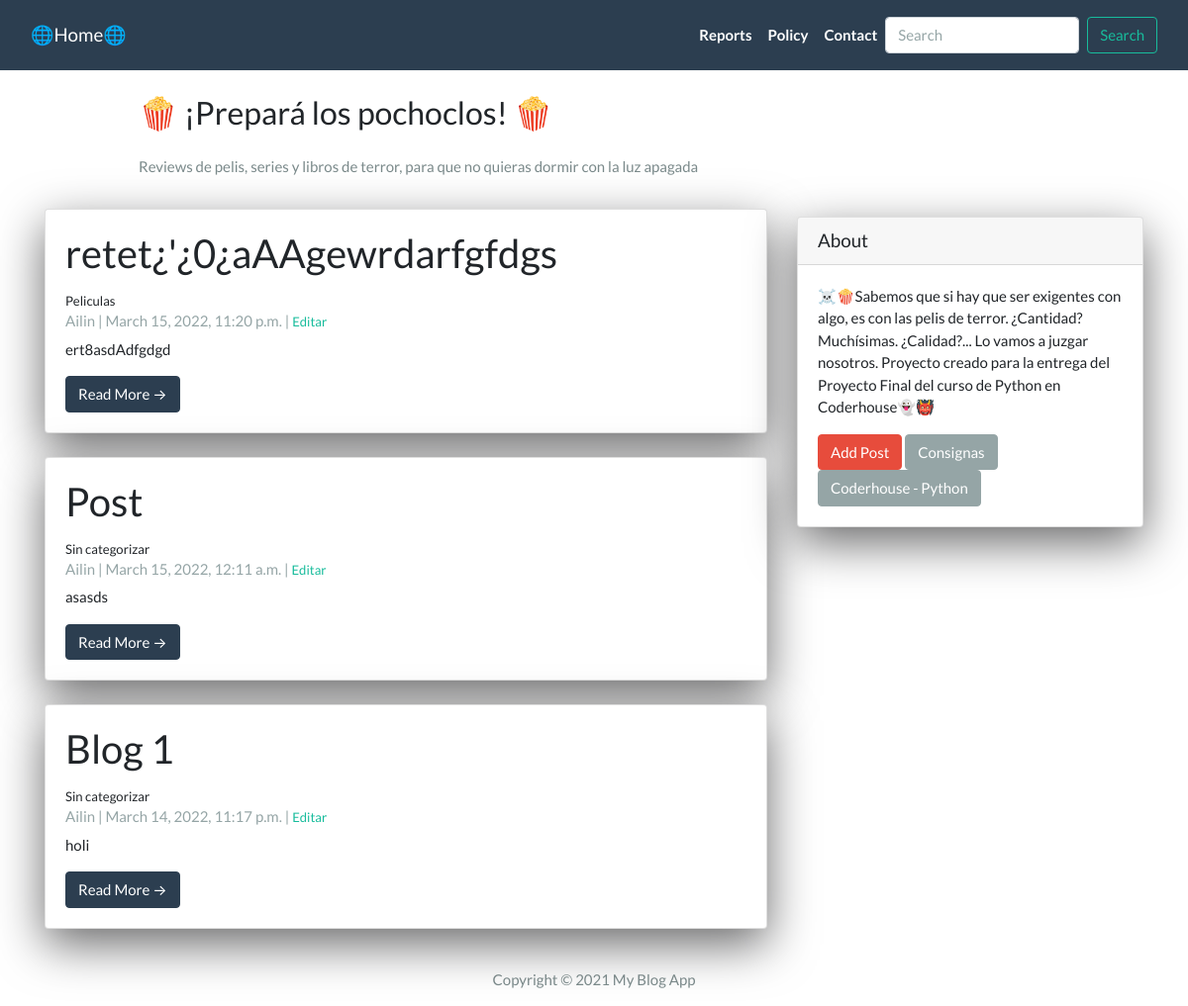
The app's page /, older data.
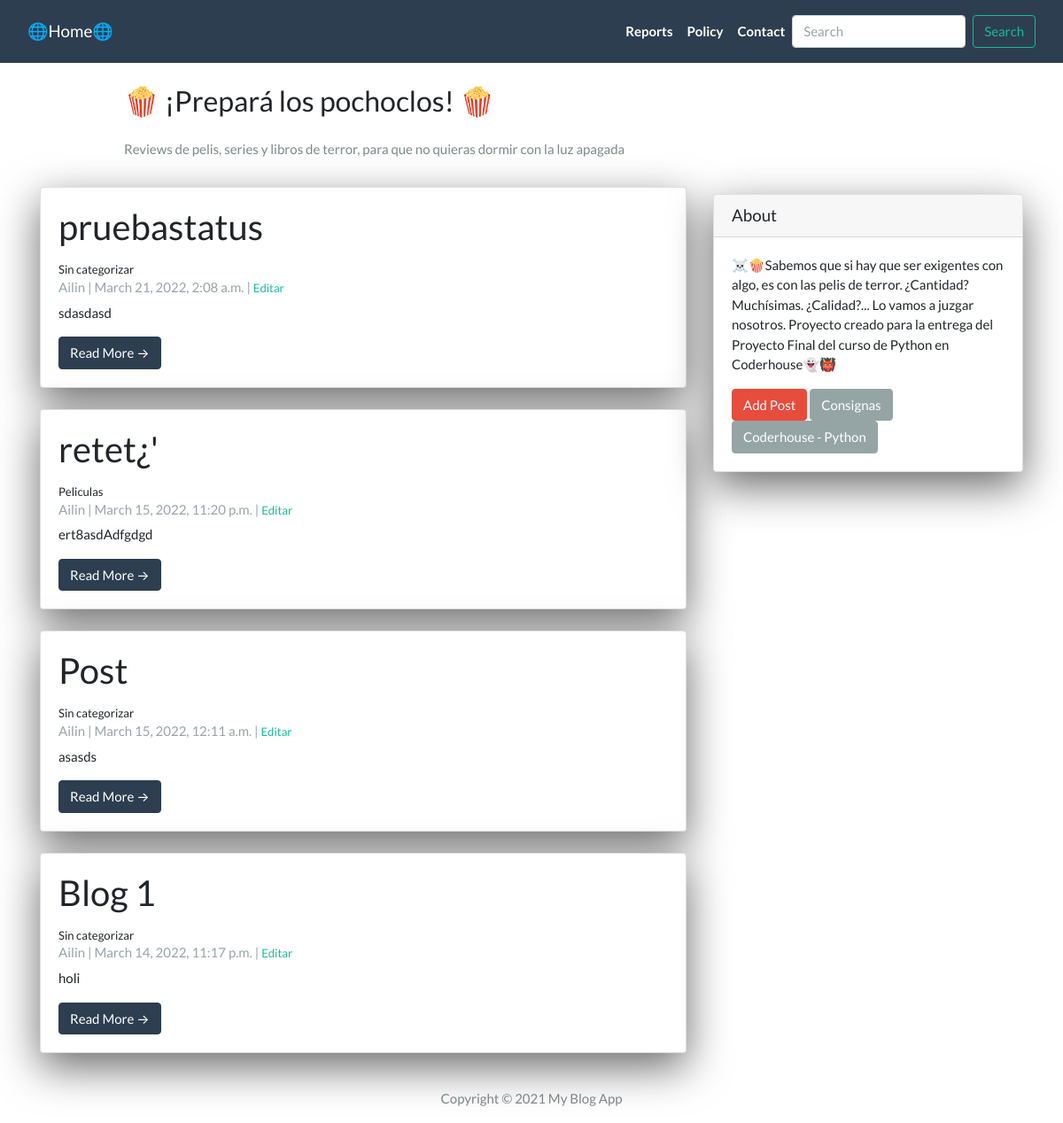
The same page, newer data.
### App/models.py (models this page shows, shortened)
class Post(models.Model):
  title = models.CharField(max_length = 200, unique = True)
  slug = models.SlugField(max_length = 200, unique = True)
  author = models.ForeignKey(User, on_delete = models.CASCADE, related_name='blog_posts') #para que si se elimina un autor, elimine todos los posts del autor
  created_on = models.DateTimeField(auto_now_add = True) #día actual
  updated_on = models.DateTimeField(auto_now = True) #el día que se modificó
  content = models.TextField()
  status = models.IntegerField(choices = STATUS, default = 0)
  category = models.CharField(max_length = 200, default = 'Sin categorizar')
  class Meta:
    ordering = ['-created_on']

### App/views.py (the view)
# urls.py: path('', views.PostList.as_view(), name='home'),
class PostList(generic.ListView):
  queryset = Post.objects.filter(status=1).order_by('-created_on')
  template_name = 'index.html' #para que solo los posts en estado "publicado" cean

### App/templates/index.html (shortened to what this page needs)
{% extends "base.html" %}
{% block content %}
<header class="masthead">
  <div class="container">
    <div class="row">
      <div class=" col-md-8 col-md-10 mx-auto">
        <div class="site-heading">
          <h3 class=" site-heading my-4 mt-3 text-black"> 🍿 ¡Prepará los pochoclos! 🍿 </h3>
          <p class="text-dark">Reviews de pelis, series y libros de terror, para que no quieras dormir con la luz apagada </p>
        </div>
      </div>
    </div>
  </div>
</header>
<div class="container">
  <div class="row">
    <div class="col-md-8 mt-3 left">
      {% for post in post_list %}
      <div class="card mb-4">
        <div class="card-body">
          <h2 class="card-title">{{ post.title }}</h2> <small>{{post.category}} </small>
          <p class="card-text text-muted h6">{{ post.author }} | {{ post.created_on}} | <small> <a href="{% url 'update_post' post.slug  %}"> Editar </a> </small> </p>
          <p class="card-text">{{post.content|slice:":200"}}</p>
          <a href="{% url 'post_detail' post.slug  %}" class="btn btn-primary">Read More &rarr;</a>
        </div>
      </div>
      {% endfor %}
    </div>
    {% block sidebar %}
    {% include 'sidebar.html' %}
    {% endblock sidebar %}
  </div>
</div>
{%endblock%}

Row changes from the older to the newer data that the page shows:
added Post: title "pruebastatus", category "Sin categorizar", author "Ailin", created_on "March 21, 2022, 2:08 a.m.", content "sdasdasd"
changed Post "ert8asdAdfgdgd": title "retet¿'¿0¿aAAgewrdarfgfdgs" → "retet¿'"
